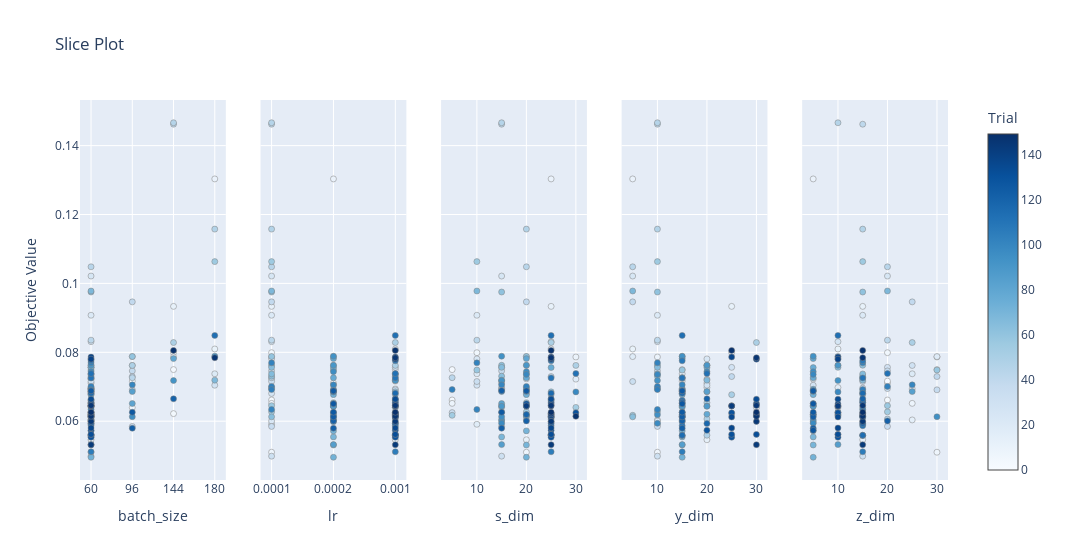
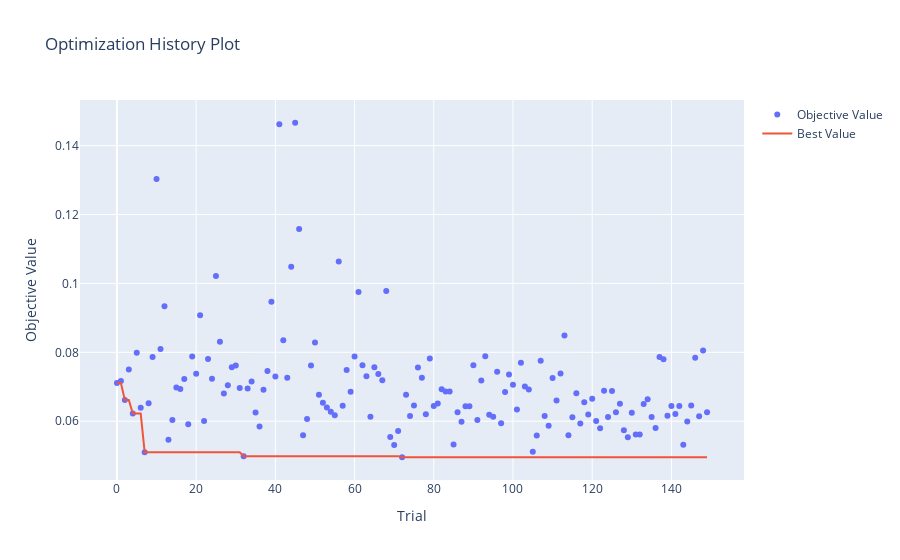

Write notebook code for charts like these, in order.
### Code cell
# Visualize the results of the optuna study

from optuna.visualization import plot_slice
from optuna.visualization import plot_optimization_history

print('---------------------- surv_km distance ----------------------')
fig = plot_slice(study_dict_survkm["HI-VAE_weibull"])
fig.show()

fig = plot_optimization_history(study_dict_survkm["HI-VAE_weibull"])
fig.show()

### Figure 1 — Plotly figure (JSON) as saved in the notebook; plotly's stock layout.template omitted (floating-point values rounded to 4 significant figures; data arrays with more than 128 entries replaced by an {"elided": "..."} marker saying what was removed)
{"data": [{"marker": {"color": {"elided": "150 int values"}, "colorbar": {"title": {"text": "Trial"}, "x": 1, "xpad": 40}, "colorscale": [[0, "rgb(247,251,255)"], [0.125, "rgb(222,235,247)"], [0.25, "rgb(198,219,239)"], [0.375, "rgb(158,202,225)"], [0.5, "rgb(107,174,214)"], [0.625, "rgb(66,146,198)"], [0.75, "rgb(33,113,181)"], [0.875, "rgb(8,81,156)"], [1, "rgb(8,48,107)"]], "line": {"color": "Grey", "width": 0.5}, "showscale": true}, "mode": "markers", "name": "Feasible Trial", "showlegend": false, "type": "scatter", "x": {"elided": "150 int values"}, "xaxis": "x", "y": {"elided": "150 float values"}, "yaxis": "y"}, {"marker": {"color": {"elided": "150 int values"}, "colorbar": {"title": {"text": "Trial"}, "x": 1, "xpad": 40}, "colorscale": [[0, "rgb(247,251,255)"], [0.125, "rgb(222,235,247)"], [0.25, "rgb(198,219,239)"], [0.375, "rgb(158,202,225)"], [0.5, "rgb(107,174,214)"], [0.625, "rgb(66,146,198)"], [0.75, "rgb(33,113,181)"], [0.875, "rgb(8,81,156)"], [1, "rgb(8,48,107)"]], "line": {"color": "Grey", "width": 0.5}, "showscale": false}, "mode": "markers", "name": "Feasible Trial", "showlegend": false, "type": "scatter", "x": {"elided": "150 float values"}, "xaxis": "x2", "y": {"elided": "150 float values"}, "yaxis": "y2"}, {"marker": {"color": {"elided": "150 int values"}, "colorbar": {"title": {"text": "Trial"}, "x": 1, "xpad": 40}, "colorscale": [[0, "rgb(247,251,255)"], [0.125, "rgb(222,235,247)"], [0.25, "rgb(198,219,239)"], [0.375, "rgb(158,202,225)"], [0.5, "rgb(107,174,214)"], [0.625, "rgb(66,146,198)"], [0.75, "rgb(33,113,181)"], [0.875, "rgb(8,81,156)"], [1, "rgb(8,48,107)"]], "line": {"color": "Grey", "width": 0.5}, "showscale": false}, "mode": "markers", "name": "Feasible Trial", "showlegend": false, "type": "scatter", "x": {"elided": "150 int values"}, "xaxis": "x3", "y": {"elided": "150 float values"}, "yaxis": "y3"}, {"marker": {"color": {"elided": "150 int values"}, "colorbar": {"title": {"text": "Trial"}, "x": 1, "xpad": 40}, "colorscale": [[0, "rgb(247,251,255)"], [0.125, "rgb(222,235,247)"], [0.25, "rgb(198,219,239)"], [0.375, "rgb(158,202,225)"], [0.5, "rgb(107,174,214)"], [0.625, "rgb(66,146,198)"], [0.75, "rgb(33,113,181)"], [0.875, "rgb(8,81,156)"], [1, "rgb(8,48,107)"]], "line": {"color": "Grey", "width": 0.5}, "showscale": false}, "mode": "markers", "name": "Feasible Trial", "showlegend": false, "type": "scatter", "x": {"elided": "150 int values"}, "xaxis": "x4", "y": {"elided": "150 float values"}, "yaxis": "y4"}, {"marker": {"color": {"elided": "150 int values"}, "colorbar": {"title": {"text": "Trial"}, "x": 1, "xpad": 40}, "colorscale": [[0, "rgb(247,251,255)"], [0.125, "rgb(222,235,247)"], [0.25, "rgb(198,219,239)"], [0.375, "rgb(158,202,225)"], [0.5, "rgb(107,174,214)"], [0.625, "rgb(66,146,198)"], [0.75, "rgb(33,113,181)"], [0.875, "rgb(8,81,156)"], [1, "rgb(8,48,107)"]], "line": {"color": "Grey", "width": 0.5}, "showscale": false}, "mode": "markers", "name": "Feasible Trial", "showlegend": false, "type": "scatter", "x": {"elided": "150 int values"}, "xaxis": "x5", "y": {"elided": "150 float values"}, "yaxis": "y5"}], "layout": {"title": {"text": "Slice Plot"}, "width": 1500, "xaxis": {"anchor": "y", "categoryarray": [60, 96, 144, 180], "categoryorder": "array", "domain": [0, 0.168], "title": {"text": "batch_size"}, "type": "category"}, "xaxis2": {"anchor": "y2", "categoryarray": [0.0001, 0.0002, 0.001], "categoryorder": "array", "domain": [0.208, 0.376], "title": {"text": "lr"}, "type": "category"}, "xaxis3": {"anchor": "y3", "domain": [0.416, 0.584], "title": {"text": "s_dim"}}, "xaxis4": {"anchor": "y4", "domain": [0.624, 0.792], "title": {"text": "y_dim"}}, "xaxis5": {"anchor": "y5", "domain": [0.832, 1], "title": {"text": "z_dim"}}, "yaxis": {"anchor": "x", "domain": [0, 1], "title": {"text": "Objective Value"}}, "yaxis2": {"anchor": "x2", "domain": [0, 1], "matches": "y", "showticklabels": false}, "yaxis3": {"anchor": "x3", "domain": [0, 1], "matches": "y", "showticklabels": false}, "yaxis4": {"anchor": "x4", "domain": [0, 1], "matches": "y", "showticklabels": false}, "yaxis5": {"anchor": "x5", "domain": [0, 1], "matches": "y", "showticklabels": false}}}

### Figure 2 — Plotly figure (JSON) as saved in the notebook; plotly's stock layout.template omitted (floating-point values rounded to 4 significant figures; data arrays with more than 128 entries replaced by an {"elided": "..."} marker saying what was removed)
{"data": [{"mode": "markers", "name": "Objective Value", "type": "scatter", "x": {"elided": "150 int values"}, "y": {"elided": "150 float values"}}, {"mode": "lines", "name": "Best Value", "type": "scatter", "x": {"elided": "150 int values"}, "y": {"elided": "150 float values"}}, {"marker": {"color": "#cccccc"}, "mode": "markers", "name": "Infeasible Trial", "showlegend": false, "type": "scatter", "x": [], "y": []}], "layout": {"title": {"text": "Optimization History Plot"}, "xaxis": {"title": {"text": "Trial"}}, "yaxis": {"title": {"text": "Objective Value"}}}}
